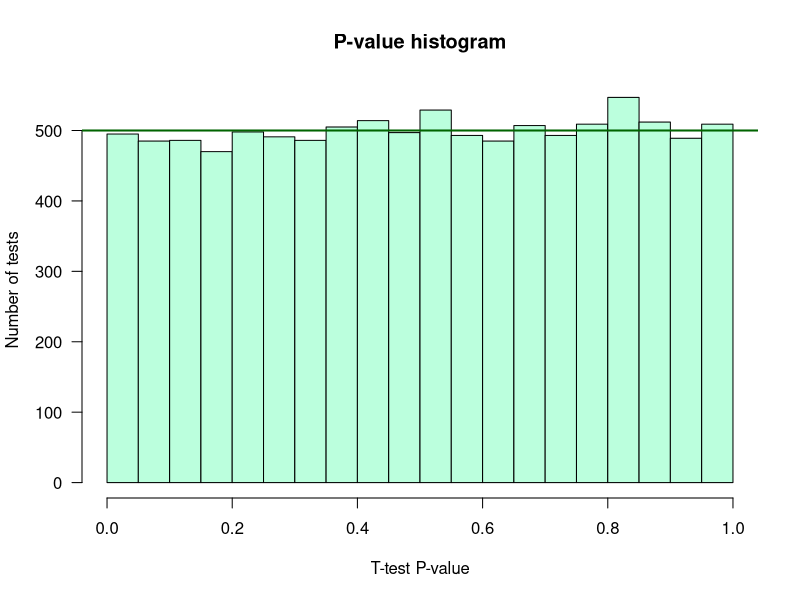

This figure's R source:
## ---- chunk 1
library(knitr)
options(width = 300)
knitr::opts_chunk$set(
  fig.width = 7, fig.height = 5, 
  fig.path = 'figures/02_combinatorix_',
  fig.align = "center", 
  size = "tiny", 
  echo = TRUE, eval = TRUE, 
  warning = FALSE, message = FALSE, 
  results = TRUE, comment = "")
# knitr::asis_output("\\footnotesize")

## ---- chunk 2
## Define parameters
mu1 <- 0 # mean of the first population
mu2 <- 0 # mean of the second population
sigma1 <- 1 # standard deviation of the first population
sigma2 <- 1 # standard deviation of the second population
n1 <- 10 # sample size for the first group
n2 <- 10 # ssample size for second group

alpha <- 0.05 # Probability of the first kind error, used as threshold on p-value

r <- 10000 # Number of replicates of the test

## A trick for this report: let us set an arbitrary seed in order to ensure consistency between the interpretations across subsequent runs of the markdown
## 
## I take 42, Deep Thought's Answer to the Ultimate Question of Life, the Universe, and Everything (42)
set.seed(seed = 42)

## ---- chunk 3
## Generate two vectors containing the values for sample 1 and sample 2, resp.
x1 <- rnorm(n = n1, mean = mu1, sd = sigma1) ## sample 1 values
x2 <- rnorm(n = n2, mean = mu2, sd = sigma2) ## sample 2 values

kable(t(data.frame(x1 = round(digits = 2, x1), 
                   x2 = round(digits = 2, x2))),
      col.names = 1:n1
      )

## ---- chunk 4

## Run Sudent t test on one pair of samples
t.result <- t.test(
  x = x1, y = x2, 
  alternative = "two.sided", var.equal = TRUE)

## Print the result of the t test
print(t.result)

## Compute some additional statistics about the samples
mean1 <- mean(x1) ## Mean of sample 1
mean2 <- mean(x2) ## Mean of sample 2
d <- mean2 - mean1 ## Difference between sample means

## ---- chunk 5

## Define the statistics we want to collect
result.columns <- c("i", "m1", "m2", "diff", "statistic", "p.value")

## Instantiate a result table to store the results
result.table <- data.frame(matrix(nrow = r, ncol = length(result.columns)))
colnames(result.table) <- result.columns # set the column names
# View(result.table) ## Check the table: it contians NA values
  
## Iterate random number sampling followed by t-tests
for (i in 1:r) {
  ## Generate two vectors containing the values for sample 1 and sample 2, resp.
  x1 <- rnorm(n = n1, mean = mu1, sd = sigma1) ## sample 1 values
  x2 <- rnorm(n = n2, mean = mu2, sd = sigma2) ## sample 2 values
  
  ## Run the t test
  t.result <- t.test(
    x = x1, y = x2, 
    alternative = "two.sided", var.equal = TRUE)
  # names(t.result)
  
  ## Collect the selected statistics in the result table
  result.table[i, "i"] <- i
  result.table[i, "statistic"] <- t.result["statistic"]
  result.table[i, "p.value"] <- t.result["p.value"]
  
  ## Compute some additional statistics about the samples
  result.table[i, "m1"] <- mean(x1) ## Mean of sample 1
  result.table[i, "m2"] <- mean(x2) ## Mean of sample 2
  result.table[i, "diff"] <- mean2 - mean1 ## Difference between sample means

}

## View(result.table)

## ---- chunk 6
## Draw an histogram of p-values with 20 bins
hist(result.table$p.value, breaks = 20,
     col = "#BBFFDD", las = 1,
     main = "P-value histogram",
     xlab = "T-test P-value",
     ylab = "Number of tests")

## Draw a horizontal line indicating the number of tests per bin that would be expected under null hypothesis
abline(h = r / 20, col = "darkgreen", lwd = 2)
